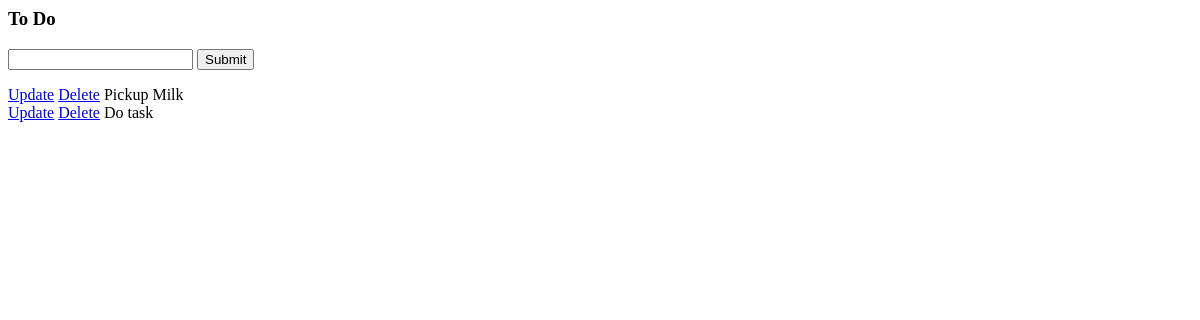
Before: /todo/tasks/ with the older database file.
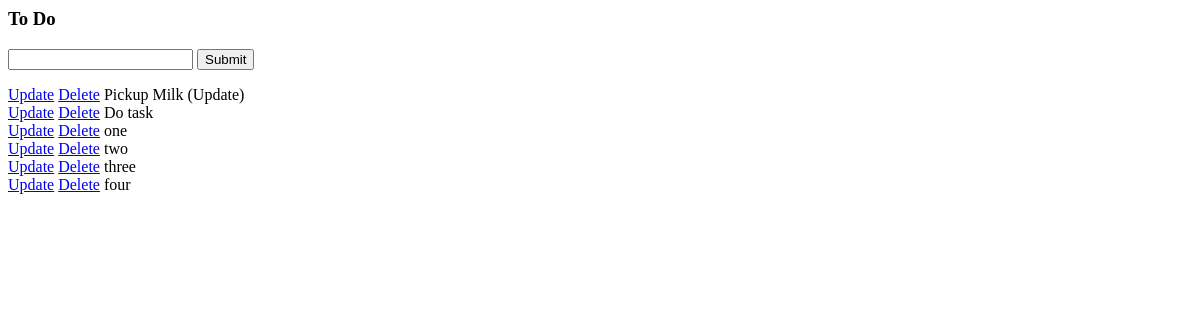
After: the same page with the newer database file.
### tasks/models.py (models this page shows)
class Task(models.Model):
    title= models.CharField(max_length=200)
    complete = models.BooleanField(default=False)
    created = models.DateTimeField(auto_now_add=True)
    def __str__(self):
        return self.title

### tasks/views.py (the view)
# urls.py: path('tasks/', views.index, name='list'),
def index(request):
    tasks= Task.objects.all()
    form=TaskForm() #getting details from froms.py folder
    if request.method=='POST':
        form=TaskForm(request.POST)
        if form.is_valid():
            form.save()
        return redirect('/todo/tasks/')     # basically it is like after successful submition i have to show something
    context = {'tasks':tasks, 'form':form}
    return render(request, 'list.html', context)

### tasks/forms.py
class TaskForm(forms.ModelForm):
    class Meta:
        model=Task
        fields='__all__'

### tasks/templates/list.html (shortened to what this page needs)
<h3>To Do</h3>
<form method="POST" action="/todo/tasks/">
    {{form.title}}
    <input type="submit" name="Create task">
</form>
{%for task in tasks%}
    <div>
        <a href="{% url 'update_task' task.id %}">Update</a>
        <a href="{% url 'delete' task.id %}">Delete</a>
        {%if task.complete%}
            <strike>{{task}}</strike>
        {%else%}
            <span>{{task}}</span>
        {%endif%}
    </div>
{%endfor%}

Changed rows visible on the page:
changed Task: title "Pickup Milk" → "Pickup Milk (Update)"
added Task: title "one"
added Task: title "two"
added Task: title "three"
added Task: title "four"
